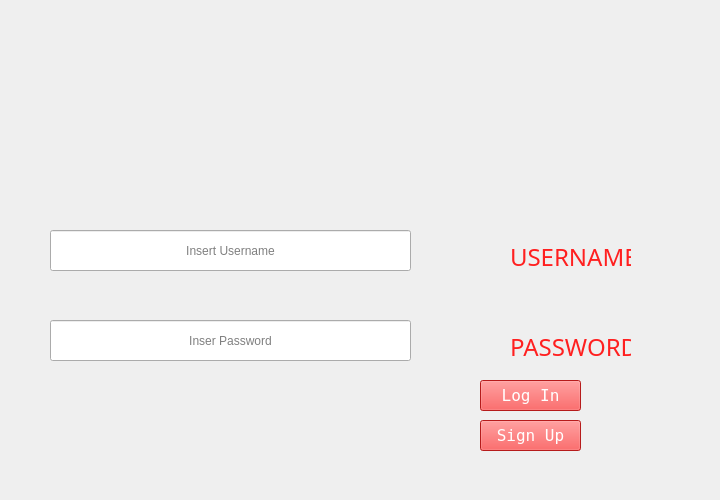
<?xml version="1.0" encoding="UTF-8"?>
<ui version="4.0">
 <class>loginWindow</class>
 <widget class="QMainWindow" name="loginWindow">
  <property name="geometry">
   <rect>
    <x>0</x>
    <y>0</y>
    <width>720</width>
    <height>500</height>
   </rect>
  </property>
  <property name="sizePolicy">
   <sizepolicy hsizetype="Fixed" vsizetype="Fixed">
    <horstretch>0</horstretch>
    <verstretch>0</verstretch>
   </sizepolicy>
  </property>
  <property name="minimumSize">
   <size>
    <width>720</width>
    <height>500</height>
   </size>
  </property>
  <property name="maximumSize">
   <size>
    <width>720</width>
    <height>500</height>
   </size>
  </property>
  <property name="windowTitle">
   <string>MainWindow</string>
  </property>
  <widget class="QWidget" name="centralwidget">
   <widget class="QLabel" name="login_bg">
    <property name="geometry">
     <rect>
      <x>0</x>
      <y>0</y>
      <width>720</width>
      <height>500</height>
     </rect>
    </property>
    <property name="sizePolicy">
     <sizepolicy hsizetype="Fixed" vsizetype="Fixed">
      <horstretch>0</horstretch>
      <verstretch>0</verstretch>
     </sizepolicy>
    </property>
    <property name="minimumSize">
     <size>
      <width>720</width>
      <height>500</height>
     </size>
    </property>
    <property name="maximumSize">
     <size>
      <width>720</width>
      <height>500</height>
     </size>
    </property>
    <property name="text">
     <string>&lt;html&gt;&lt;head/&gt;&lt;body&gt;&lt;p&gt;&lt;img src=&quot;:/login prefix/login.jpg&quot;/&gt;&lt;/p&gt;&lt;/body&gt;&lt;/html&gt;</string>
    </property>
   </widget>
   <widget class="QLineEdit" name="usernameInput">
    <property name="geometry">
     <rect>
      <x>50</x>
      <y>230</y>
      <width>361</width>
      <height>41</height>
     </rect>
    </property>
    <property name="styleSheet">
     <string notr="true"/>
    </property>
    <property name="alignment">
     <set>Qt::AlignCenter</set>
    </property>
    <property name="placeholderText">
     <string>Insert Username</string>
    </property>
   </widget>
   <widget class="QLineEdit" name="passwordInput">
    <property name="geometry">
     <rect>
      <x>50</x>
      <y>320</y>
      <width>361</width>
      <height>41</height>
     </rect>
    </property>
    <property name="alignment">
     <set>Qt::AlignCenter</set>
    </property>
    <property name="placeholderText">
     <string>Inser Password</string>
    </property>
   </widget>
   <widget class="QLabel" name="usernameLabel">
    <property name="geometry">
     <rect>
      <x>510</x>
      <y>240</y>
      <width>121</width>
      <height>31</height>
     </rect>
    </property>
    <property name="font">
     <font>
      <family>Big Space</family>
      <pointsize>12</pointsize>
     </font>
    </property>
    <property name="text">
     <string>&lt;html&gt;&lt;head/&gt;&lt;body&gt;&lt;p align=&quot;center&quot;&gt;&lt;span style=&quot; font-size:18pt; color:#ff2020;&quot;&gt;USERNAME&lt;/span&gt;&lt;/p&gt;&lt;/body&gt;&lt;/html&gt;</string>
    </property>
   </widget>
   <widget class="QLabel" name="passwordLabel">
    <property name="geometry">
     <rect>
      <x>510</x>
      <y>330</y>
      <width>121</width>
      <height>31</height>
     </rect>
    </property>
    <property name="font">
     <font>
      <family>Big Space</family>
      <pointsize>12</pointsize>
     </font>
    </property>
    <property name="text">
     <string>&lt;html&gt;&lt;head/&gt;&lt;body&gt;&lt;p align=&quot;center&quot;&gt;&lt;span style=&quot; font-size:18pt; color:#ff2020;&quot;&gt;PASSWORD&lt;/span&gt;&lt;/p&gt;&lt;/body&gt;&lt;/html&gt;</string>
    </property>
   </widget>
   <widget class="QPushButton" name="loginButton">
    <property name="geometry">
     <rect>
      <x>480</x>
      <y>380</y>
      <width>101</width>
      <height>31</height>
     </rect>
    </property>
    <property name="font">
     <font>
      <family>Fixedsys</family>
      <pointsize>12</pointsize>
     </font>
    </property>
    <property name="styleSheet">
     <string notr="true">QPushButton {background-color: rgb(255, 38, 38);
						color:rgb(255,255,255);					
}
QPushButton:hover {background-color: rgb(218, 167, 0);
}</string>
    </property>
    <property name="text">
     <string>Log In</string>
    </property>
   </widget>
   <widget class="QPushButton" name="signUpButton">
    <property name="geometry">
     <rect>
      <x>480</x>
      <y>420</y>
      <width>101</width>
      <height>31</height>
     </rect>
    </property>
    <property name="font">
     <font>
      <family>Fixedsys</family>
      <pointsize>12</pointsize>
     </font>
    </property>
    <property name="styleSheet">
     <string notr="true">QPushButton {background-color: rgb(255, 38, 38);
						color:rgb(255,255,255);					
}
QPushButton:hover {background-color: rgb(218, 167, 0);
}</string>
    </property>
    <property name="text">
     <string>Sign Up</string>
    </property>
   </widget>
  </widget>
 </widget>
 <resources>
  <include location="login_source.qrc"/>
 </resources>
 <connections/>
</ui>
